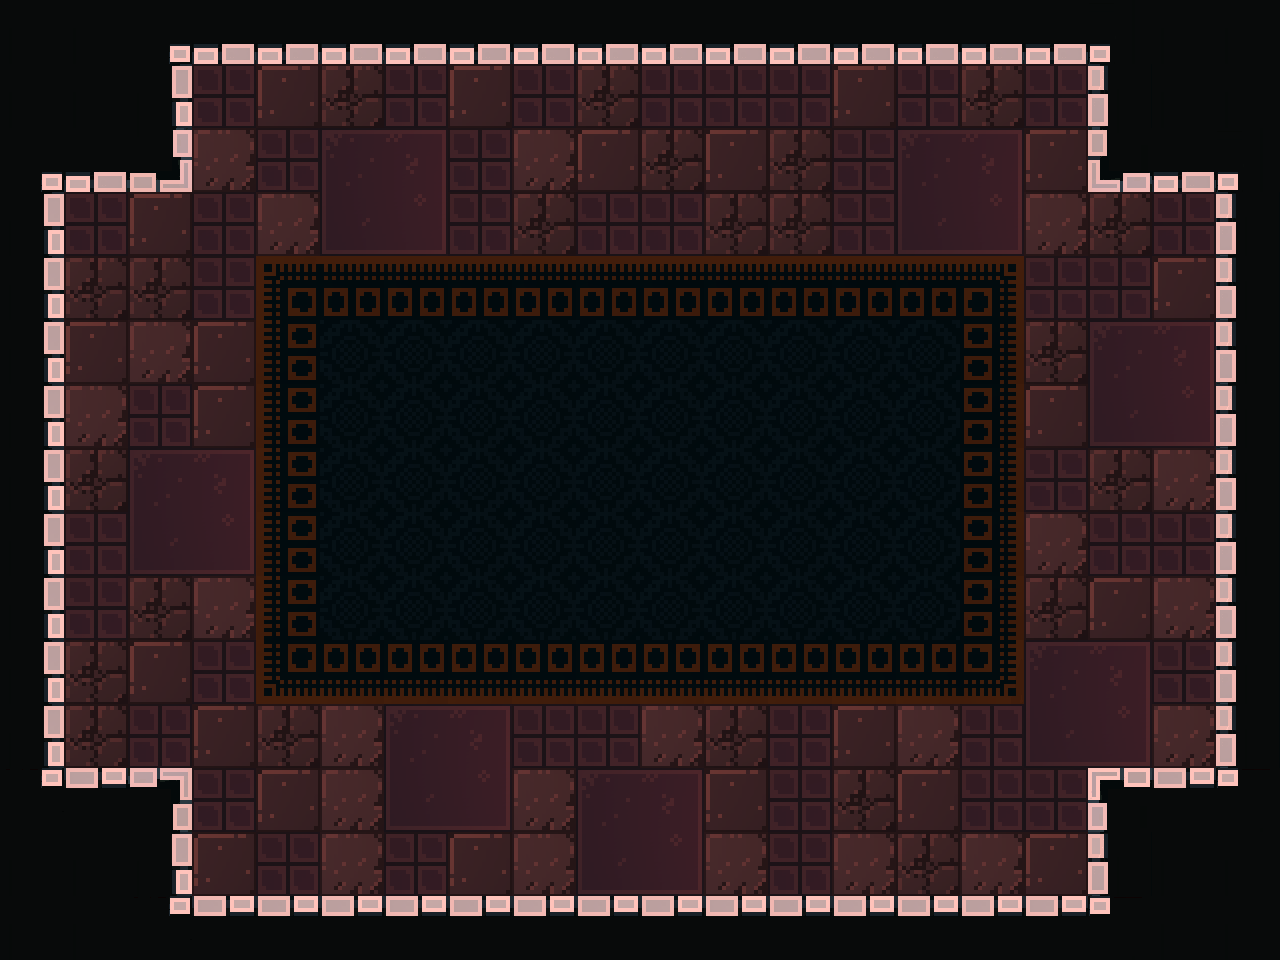

Tiled map render using the project's own tile images. Description and the whole map definition, tile-layer contents included, below:
An orthogonal 20x15 tile map with 64x64 px tiles, 1 tile layer (Слой тайлов 1).

<map version="1.5" tiledversion="1.7.2" orientation="orthogonal" renderorder="right-down" width="20" height="15" tilewidth="64" tileheight="64" infinite="0" nextlayerid="2" nextobjectid="1">
 <tileset firstgid="1" source="tiles_64.tsx" />
 <layer id="1" name="Слой тайлов 1" width="20" height="15">
  <data encoding="csv">
25,25,27,14,14,14,14,14,14,14,14,14,14,14,14,14,14,26,25,25,
25,25,9,8,4,10,8,4,8,10,8,8,8,4,8,10,8,7,25,25,
27,14,15,19,8,5,6,8,19,4,10,4,10,8,5,6,4,13,14,26,
9,8,4,8,19,11,12,8,10,8,8,10,10,8,11,12,19,10,8,7,
9,10,10,8,16,17,17,17,17,17,17,17,17,17,17,18,8,8,4,7,
9,4,19,4,22,23,23,23,23,23,23,23,23,23,23,24,10,5,6,7,
9,19,8,4,22,23,23,23,23,23,23,23,23,23,23,24,4,11,12,7,
9,10,5,6,22,23,23,23,23,23,23,23,23,23,23,24,8,10,19,7,
9,8,11,12,22,23,23,23,23,23,23,23,23,23,23,24,19,8,8,7,
9,8,10,19,22,23,23,23,23,23,23,23,23,23,23,24,10,4,19,7,
9,10,4,8,28,29,29,29,29,29,29,29,29,29,29,30,5,6,8,7,
9,10,8,4,10,19,5,6,8,8,19,10,8,4,19,8,11,12,19,7,
21,2,3,8,4,19,11,12,19,5,6,4,8,10,4,8,8,1,2,20,
25,25,9,4,8,19,8,4,19,11,12,19,8,19,10,19,4,7,25,25,
25,25,21,2,2,2,2,2,2,2,2,2,2,2,2,2,2,20,25,25
</data>
 </layer>
</map>
